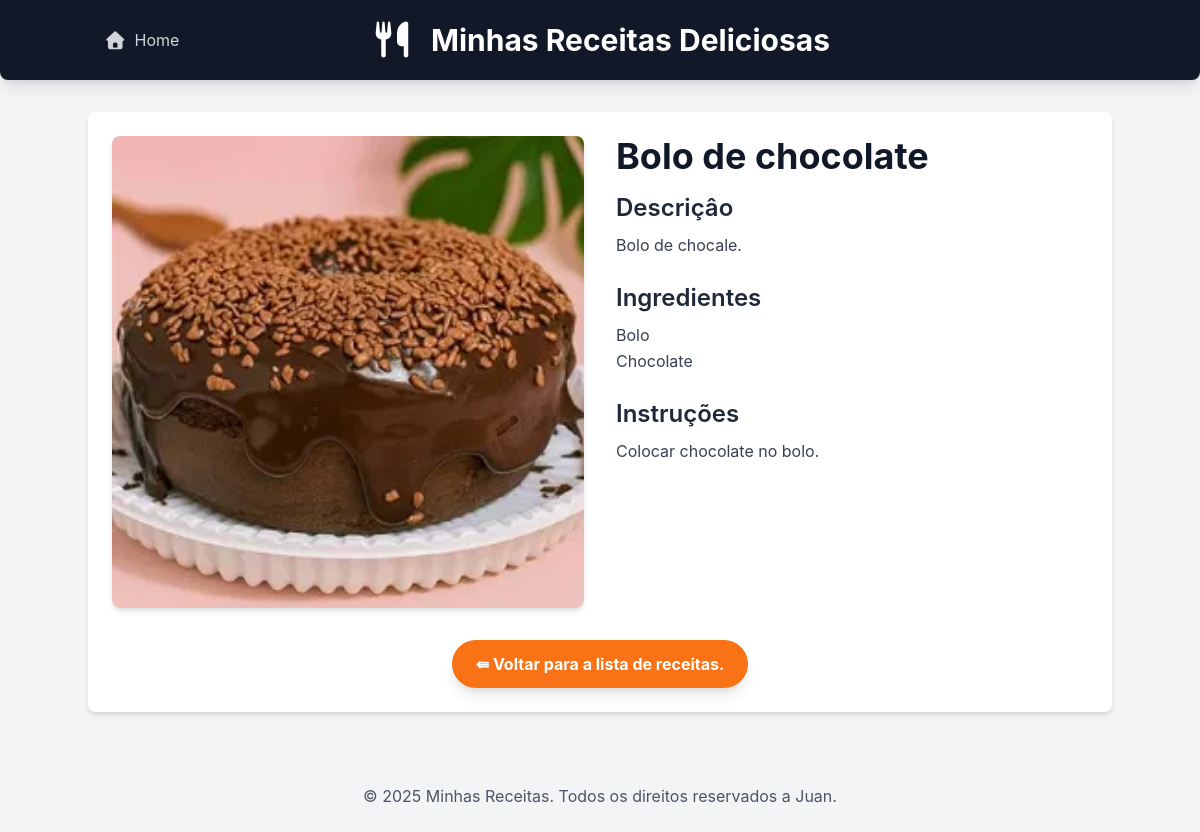
Page /receitas/receitas/6/ on the earlier database version.
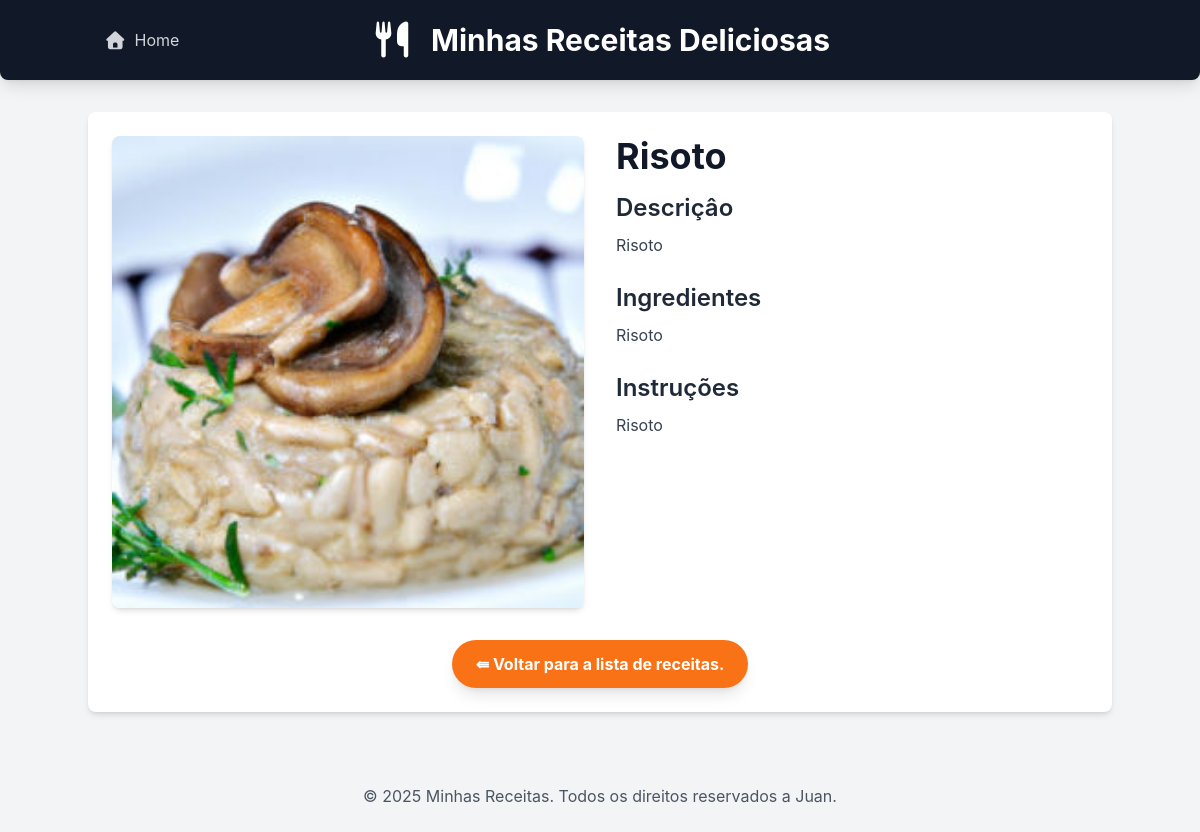
Same page on the later database version.
### receitas/models.py (models this page shows, shortened)
class Receita(models.Model):
    CATEGORIAS = [
        ('comida', 'Comida'),
        ('sobremesa', 'Sobremesa'),
        ('drink', 'Drink'),
    ]
    title = models.CharField("Título", max_length=200)
    description = models.TextField("Descrição")
    ingredients = models.TextField("Ingredientes")
    instructions = models.TextField("Modo de preparo")
    image = models.ImageField(
        "Imagem",
        upload_to='receitas/images',
        blank=True,
        null=True
    )
    categoria = models.CharField(
        "Categoria",
        max_length=20,
        choices=CATEGORIAS,
        default='comida'
    )
    created_at = models.DateTimeField(auto_now_add=True)
    updated_at = models.DateTimeField(auto_now=True)
    class Meta:
        verbose_name = "Receita"
        verbose_name_plural = "Receitas"
        ordering = ['-created_at']

### receitas/views.py (the view)
# urls.py: path('receitas/<int:id>/', views.receita_detail, name='receita_detail'),
def receita_detail(request, id):
    receita = get_object_or_404(Receita, pk=id)
    return render(request, 'receitas/receita_detail.html', {'receita': receita})

### receitas/templates/receitas/receita_detail.html (shortened to what this page needs)
{% extends "receitas/base.html" %}
    {% block content %}
        <div class="flex flex-col md:flex-row gap-8">
            {% if receita.image %}
                <div class="md:w-1/2">
                    <img src="{{ receita.image.url }}" alt="Imagem de {{ receita.title }}" class="w-full h-auto object-cover rounded-lg shadow-md">
                </div>
            {% endif %}
            <div class="md:w-1/2">
                <h2 class="text-4xl font-bold text-gray-900 mb-4">{{ receita.title }}</h2>
                <h3 class="text-2xl font-semibold text-gray-800 mb-2">Descriçâo</h3>
                <p class="text-gray-700 mb-6 leading-relaxed">{{ receita.description }}</p>
                <h3 class="text-2xl font-semibold text-gray-800 mb-2">Ingredientes</h3>
                <p class="text-gray-700 mb-6 leading-relaxed whitespace-pre-wrap">{{ receita.ingredients }}</p>
                <h3 class="text-2xl font-semibold text-gray-800 mb-2">Instruções</h3>
                <p class="text-gray-700 mb-6 leading-relaxed whitespace-pre-wrap">{{ receita.instructions }}</p>
            </div>
        </div>
        <div class="mt-8 text-center">
            <a href="{% url 'home' %}" class="inline-block bg-orange-500 hover:bg-orange-600 text-white font-bold py-3 px-6 rounded-full transition duration-300 ease-in-out shadow-lg">&lAarr; Voltar para a lista de receitas.</a>
        </div>
    {% endblock %}

Differences in the rows shown:
changed Receita: image: a different picture; title "Bolo de chocolate" → "Risoto"; description "Bolo de chocale." → "Risoto"; ingredients "Bolo Chocolate" → "Risoto"; instructions "Colocar chocolate no bolo." → "Risoto"
